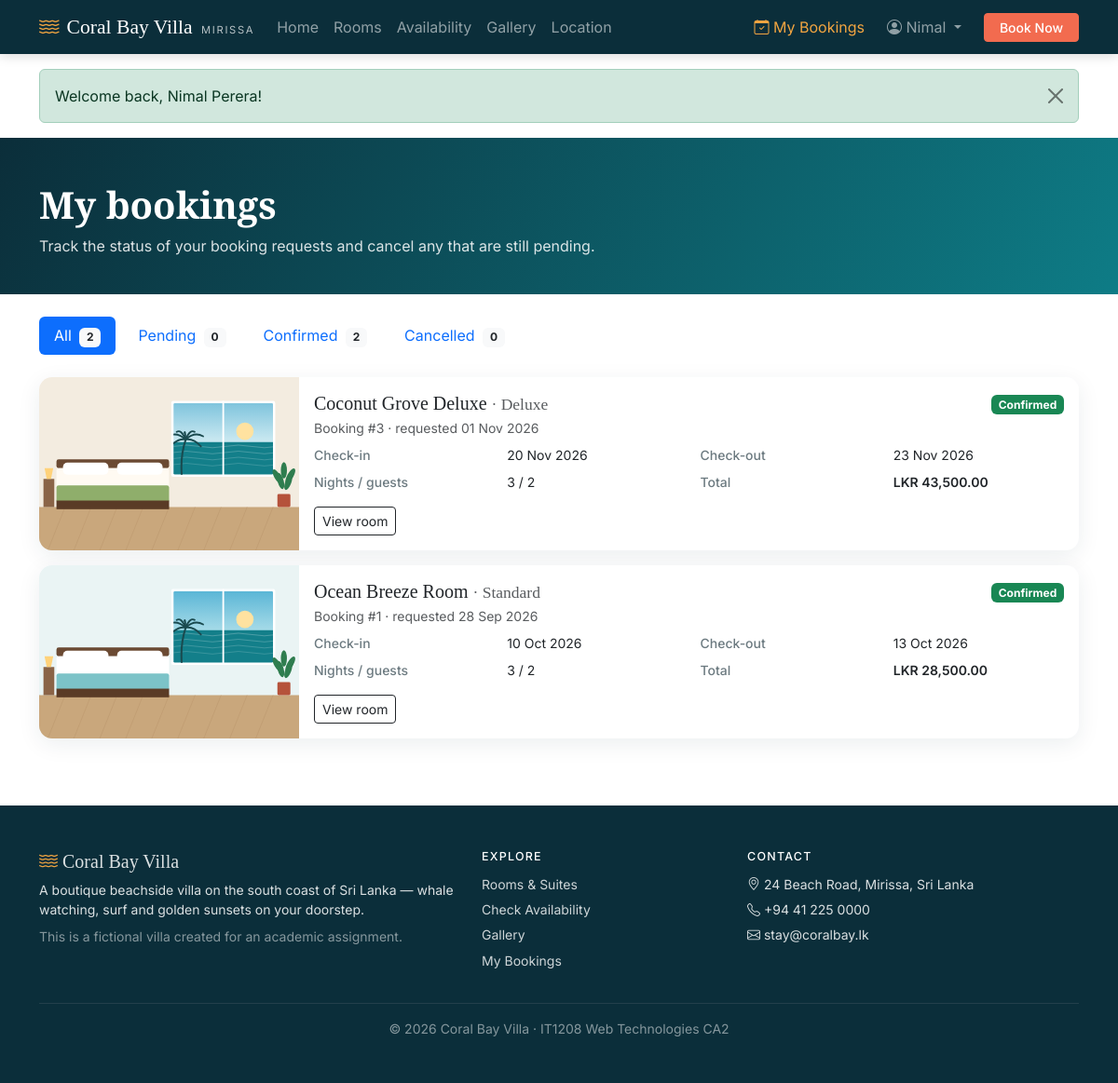
Page /my_bookings.php (signed in) on the earlier database version.
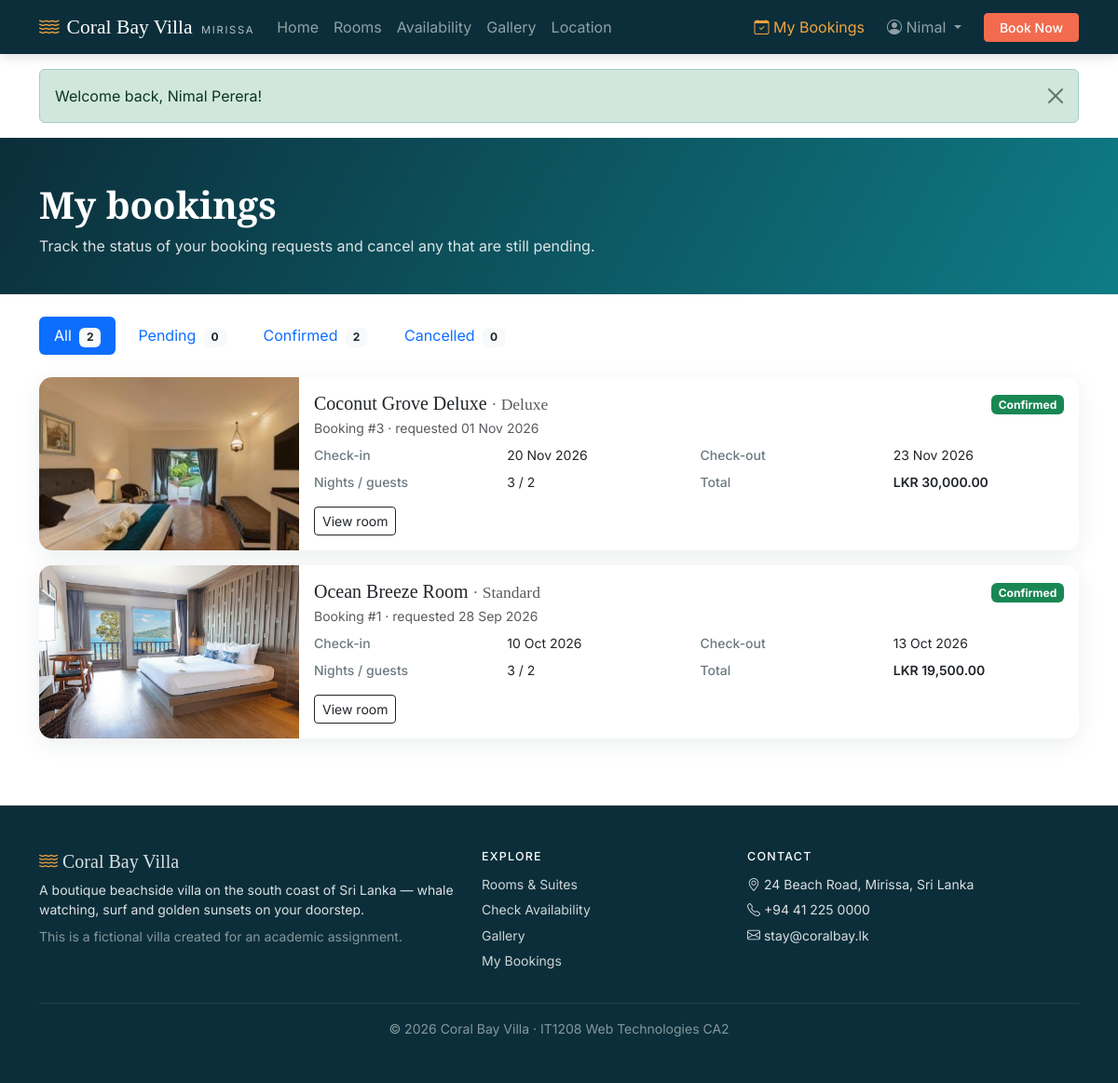
Same page on the later database version.
### tables this page shows
CREATE TABLE bookings (
    booking_id      INT UNSIGNED AUTO_INCREMENT PRIMARY KEY,
    user_id         INT UNSIGNED  NOT NULL,
    room_id         INT UNSIGNED  NOT NULL,
    check_in        DATE          NOT NULL,
    check_out       DATE          NOT NULL,
    num_guests      TINYINT UNSIGNED NOT NULL DEFAULT 1,
    nights          SMALLINT UNSIGNED NOT NULL,
    total_amount    DECIMAL(10,2) NOT NULL,
    special_request VARCHAR(500)  NULL,
    booking_status  ENUM('Pending','Confirmed','Cancelled') NOT NULL DEFAULT 'Pending',
    booking_date    DATETIME      NOT NULL DEFAULT CURRENT_TIMESTAMP,
    CONSTRAINT fk_booking_user FOREIGN KEY (user_id) REFERENCES users(user_id)
        ON DELETE CASCADE ON UPDATE CASCADE,
    CONSTRAINT fk_booking_room FOREIGN KEY (room_id) REFERENCES rooms(room_id)
        ON DELETE RESTRICT ON UPDATE CASCADE,           
    CONSTRAINT chk_dates CHECK (check_out > check_in),
    INDEX idx_room_dates (room_id, booking_status, check_in, check_out)
);

CREATE TABLE rooms (
    room_id          INT UNSIGNED AUTO_INCREMENT PRIMARY KEY,
    room_name        VARCHAR(100)  NOT NULL,
    room_type        ENUM('Standard','Deluxe','Suite','Family') NOT NULL,
    description      TEXT          NOT NULL,
    facilities       VARCHAR(255)  NOT NULL DEFAULT '',    
    price_per_night  DECIMAL(10,2) NOT NULL CHECK (price_per_night > 0),
    max_guests       TINYINT UNSIGNED NOT NULL CHECK (max_guests BETWEEN 1 AND 10),
    image            VARCHAR(255)  NOT NULL DEFAULT 'default.svg',
    room_status      ENUM('active','inactive') NOT NULL DEFAULT 'active',
    created_at       DATETIME      NOT NULL DEFAULT CURRENT_TIMESTAMP
);

### my_bookings.php (called while the page is built)
<?php
require __DIR__ . '/backend/controllers/my_bookings.php';
require __DIR__ . '/frontend/views/pages/my_bookings.php';

### backend/controllers/my_bookings.php (called while the page is built, shortened)
<?php
require_once __DIR__ . '/../core/init.php';
$userId     = current_user()['user_id'];
$sql = "SELECT b.*, r.room_name, r.room_type, r.image,
               (SELECT COUNT(*) FROM reviews v WHERE v.booking_id = b.booking_id) AS reviewed
        FROM bookings b
        JOIN rooms r ON r.room_id = b.room_id
        WHERE b.user_id = :uid";
$params = [':uid' => $userId];
$sql .= ' ORDER BY b.check_in DESC';
$stmt = $pdo->prepare($sql);
$stmt->execute($params);
$bookings = $stmt->fetchAll();
$highlight = (int) ($_GET['highlight'] ?? 0);

### backend/core/functions.php (called while the page is built, shortened)
<?php
function url(string $path = ''): string
{
    return BASE_URL . '/' . ltrim($path, '/');
}
function money($amount): string
{
    return CURRENCY . ' ' . number_format((float) $amount, 2);
}

### frontend/views/pages/my_bookings.php (the view, shortened to what the changed rows need)
<?php
require __DIR__ . '/../layout/header.php';
?>
<header class="page-header">
    <div class="container">
        <h1>My bookings</h1>
    </div>
</header>
<div class="container py-4">
    <?php if (!$bookings): ?>
        <div class="empty-state">
            <i class="bi bi-calendar2-plus"></i>
            <p>You have no bookings<?= $statusFilter ? ' with this status' : ' yet' ?>.</p>
            <a href="<?= url('search.php') ?>" class="btn btn-sunset">Find a room</a>
        </div>
    <?php else: ?>
        <div class="row g-3">
            <?php foreach ($bookings as $b):
                $isPast = $b['check_out'] <= $today; ?>
                <div class="col-12">
                    <article class="card booking-item <?= $highlight === (int) $b['booking_id'] ? 'is-new' : '' ?>">
                        <div class="row g-0">
                            <div class="col-md-3">
                                <img src="<?= img_url($b['image']) ?>" alt="<?= e($b['room_name']) ?>" class="booking-thumb">
                            </div>
                            <div class="col-md-9">
                                <div class="card-body">
                                    <div class="d-flex flex-wrap justify-content-between gap-2">
                                        <div>
                                            <h2 class="h5 mb-1"><?= e($b['room_name']) ?> <small class="text-muted">· <?= e($b['room_type']) ?></small></h2>
                                            <p class="small text-muted mb-2">Booking #<?= (int) $b['booking_id'] ?> · requested <?= format_date($b['booking_date']) ?></p>
                                        </div>
                                        <div><?= status_badge($b['booking_status']) ?></div>
                                    </div>
                                    <dl class="row booking-facts small mb-2">
                                        <dt class="col-6 col-md-3">Check-in</dt><dd class="col-6 col-md-3"><?= format_date($b['check_in']) ?></dd>
                                        <dt class="col-6 col-md-3">Check-out</dt><dd class="col-6 col-md-3"><?= format_date($b['check_out']) ?></dd>
                                        <dt class="col-6 col-md-3">Nights / guests</dt><dd class="col-6 col-md-3"><?= (int) $b['nights'] ?> / <?= (int) $b['num_guests'] ?></dd>
                                        <dt class="col-6 col-md-3">Total</dt><dd class="col-6 col-md-3 fw-semibold"><?= money($b['total_amount']) ?></dd>
                                    </dl>
                                    <div class="d-flex flex-wrap gap-2">
                                        <a class="btn btn-sm btn-outline-dark" href="<?= url('room.php?id=' . (int) $b['room_id']) ?>">View room</a>
                                    </div>
                                </div>
                            </div>
                        </div>
                    </article>
                </div>
            <?php endforeach; ?>
        </div>
    <?php endif; ?>
</div>
<?php require __DIR__ . '/../layout/footer.php'; ?>

### frontend/views/view_helpers.php (shortened to what the changed rows need)
<?php
function e($value): string
{
    return htmlspecialchars((string) $value, ENT_QUOTES, 'UTF-8');
}
function img_url(?string $file): string
{
    $file = basename($file ?: 'default.svg');
    $dir  = __DIR__ . '/../assets/img/';
    return asset_url('img/' . rawurlencode($file));
}
function format_date(string $date): string
{
    return date('d M Y', strtotime($date));
}
function status_badge(string $status): string
{
    $map = ['Pending' => 'warning text-dark', 'Confirmed' => 'success', 'Cancelled' => 'secondary'];
    $cls = $map[$status] ?? 'light';
    return '<span class="badge bg-' . $cls . '">' . e($status) . '</span>';
}
function asset_url(string $path): string
{
    return url('frontend/assets/' . ltrim($path, '/'));
}

Differences in the rows shown:
changed bookings "Coconut Grove Deluxe": room.image: a different picture; total_amount "LKR 43,500.00" → "LKR 30,000.00"
changed bookings "Ocean Breeze Room": room.image: a different picture; total_amount "LKR 28,500.00" → "LKR 19,500.00"
